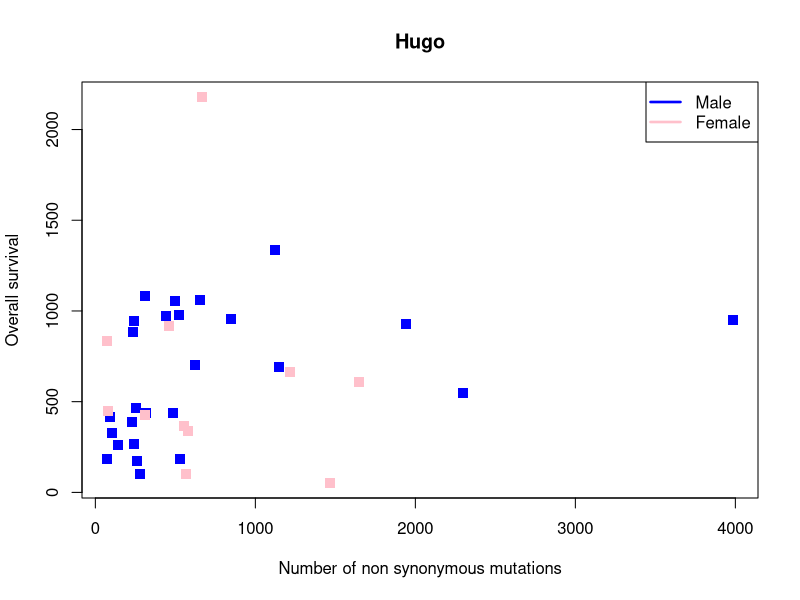

Reproduce this figure in R. (Note: this script raises an error after producing the figure.)
#########################
# Adjustable parameters #
#########################
# Number of simulations for the permutation test
number_of_simulations = 1000
# Discriminant number of mutation to perform the survival analysis
mutation_discriminant = 100
# Choose which data to analyse
Van_Allen = T
Snyder = T
Rizvi = T
Hugo = T

# Choose which test to perform
replace_eight_patients = F
burden_VS_survival_and_age = F
burden_VS_survival = F
burden_VS_benefit = F
threshold_mutation = F
survival_analysis = F
permutation_tests_LR = F
permutation_tests_MW = F
permutation_tests_LR_multiple_mut = F
optimal_cutpoint = F
stage_severity = F
gender_analysis = T

#######################
# Librairies and data #
#######################
# Load libraries
library(survival)

# Run the analysis for selected data
selected_data = list()
if (Hugo == T)
  selected_data[length(selected_data)+1]="Hugo"
if (Van_Allen == T)
  selected_data[length(selected_data)+1]="Van_Allen"
if (Rizvi == T)
  selected_data[length(selected_data)+1]="Rizvi"
if (Snyder == T)
  selected_data[length(selected_data)+1]="Snyder"

for (which_data in selected_data)
{
# Import and rearrange Hugo data
if (which_data == "Hugo")
  {
    data1= read.table("Hugo1.txt", header = T)
    data2 = read.table("Hugo2.txt", header = T, sep = "\t")
    data <- merge(data1, data2, by.y = "Patient_ID")
    nonsynonymous <- data$TotalNonSyn
    group <- data$Response
    clinical_benefit_str <- "R"
    clinical_nobenefit_str <- "NR"
    OS_or_PFS <- "Overall survival"
    age <- data$Age
    overall_survival <- data$Overall_Survival
    dead <- (data$Vital_Status == "Dead")*1
    stage <- data$Disease_Status
    stage1_str = "M0"
    stage2_str = "M1a"
    stage3_str = "M1b"
    stage4_str = "M1c"
    gender <- data$Gender
    male_str = "M"
    female_str = "F"
}
  
# Import and rearrange Van Allen data
if (which_data == "Van_Allen")
{
  data = read.csv("Van_Allen.csv")
  nonsynonymous <- data$nonsynonymous
  overall_survival <- data$overall_survival
  group <- data$group
  clinical_benefit_str <- "response"
  clinical_nobenefit_str <- "nonresponse"
  dead <- data$dead
  OS_or_PFS <- "Overall survival"
  age <- data$age_start
  stage <- data$M
  stage1_str = "M0"
  stage2_str = "M1a"
  stage3_str = "M1b"
  stage4_str = "M1c"
  gender <- data$gender
  male_str = "male"
  female_str = "female"
}
  
# Import and rearrange RIZVI data
if (which_data == "Rizvi")
{
data = read.csv("Rizvi.csv")
nonsynonymous <- data$Nonsyn.
overall_survival <- data$PFS..mos.*365
group <- data$Durable.Clinical.Benefit
clinical_benefit_str <- "DCB"
clinical_nobenefit_str <- "NDB"
dead <- data$Event....
OS_or_PFS <- "Progression free survival"
age <- data$Age..years.
gender <- data$Sex
male_str = "M"
female_str = "F"
stage <- data$stage
}
  
# Import and rearrange SNYDER data
if (which_data == "Snyder")
{
S1 = read.table("Snyder1.txt", comment.char = "%", header = T)
S2 = read.table("Snyder2.txt", comment.char = "%", header = T)
S3 = read.table("Snyder3.txt", comment.char = "%", header = T)
bound_S1S2 <- rbind(S1,S2)
data <- merge(bound_S1S2, S3, by.y = "Study_ID")
nonsynonymous <- data$Mutation
overall_survival <- data$OS.yr. *365
clinical_benefit_str <- "1"
clinical_nobenefit_str <- "0"
dead <- data$Alive_at_time_of_censure
eightpatient <- rbind(data[48,],data[22,],data[23,],data[24,],
                      data[25,],data[13,],data[14,],data[15,])
OS_or_PFS <- "Overall survival"
age <- data$Age
  
if (replace_eight_patients == T)
  {
  datal$Benefit[48] = 1
  data$Benefit[13] = 1
  data$Benefit[14] = 1
  data$Benefit[15] = 1
  data$Benefit[22] = 1
  data$Benefit[23] = 1
  data$Benefit[24] = 1
  data$Benefit[25] = 1
  }
group <- data$Benefit
gender <- data$Gender
male_str = "M"
female_str = "F"
stage <- data$M_stage
stage1_str = "IIIc"
stage2_str = "M1a"
stage3_str = "M1b"
stage4_str = "M1c"
}
  
total = as.data.frame(cbind(nonsynonymous, group, age,overall_survival,dead, stage, gender))

# Distinguish groups according to clinical benefit  
total_benefit = total[which(group == clinical_benefit_str),]
total_nobenefit = total[which(group == clinical_nobenefit_str),]

# Distinguish groups according to their disease stage
total_stage1 = total[which(stage == stage1_str),]
total_stage2 = total[which(stage == stage2_str),]
total_stage3 = total[which(stage == stage3_str),]
total_stage4 = total[which(stage == stage4_str),]

# Distinguish groups according to their Gender
total_male = total[which(gender == male_str),]
total_female = total[which(gender == female_str),]


if (which_data == "Snyder")
{
  eightpatient_benefit = eightpatient[which(eightpatient$group == clinical_benefit_str),]
  eightpatient_nobenefit = eightpatient[which(eightpatient$group == clinical_nobenefit_str),]
}
  
###############
# Basic plots #
###############

if (burden_VS_survival_and_age == T)
{
  par(mfrow=c(1,1))
  namefile2 = paste("Survival_VS_Mutational_load_and_age", which_data, ".jpg")
  jpeg(namefile2)
  plot(total_benefit$nonsynonymous, total_benefit$overall_survival, xlab= "Number of Nonsynonymous mutations",
        ylab= OS_or_PFS, col ="blue", pch = ".", cex = total_benefit$age*0.1, main = which_data,      
        xlim = c(min(na.omit(nonsynonymous)),max(na.omit(nonsynonymous))), 
        ylim= c(min(na.omit(overall_survival)),max(na.omit(overall_survival))))
  points(total_nobenefit$nonsynonymous, total_nobenefit$overall_survival, 
         cex = total_nobenefit$age*0.1, pch = ".", col = "red")
  legend("topright", # places a legend at the appropriate place 
         c("Responders","Non-responders"), # puts text in the legend
         pch = c(".","."),
         lwd = c(1,1),
         col=c("blue", "red")) # gives the legend lines the correct color and width
  dev.off()
}

if (burden_VS_survival==T)
{
# Plot Survival against number of nonsynonymous mutations
par(mfrow=c(1,1))
namefile1 = paste("Survival_VS_Mutational_load_", which_data, ".jpg")
jpeg(namefile1)

plot( total_benefit$nonsynonymous, total_benefit$overall_survival, xlab= "Number of Nonsynonymous mutations",
     ylab= OS_or_PFS, col ="blue", pch = ".", cex = 5, main = which_data,      
     xlim = c(min(na.omit(nonsynonymous)),max(na.omit(nonsynonymous))), 
     ylim= c(min(na.omit(overall_survival)),max(na.omit(overall_survival))))
points(total_nobenefit$nonsynonymous, total_nobenefit$overall_survival, col ="red",
  pch = ".", cex = 5)
legend("topright", # places a legend at the appropriate place 
       c("Responders","Non-responders"), # puts text in the legend
       pch = c(".","."),
       lwd = c(1,1),
       col=c("blue", "red")) # gives the legend lines the correct color and width
if (which_data == "Snyder")
{
  points(eightpatient$nonsynonymous, eightpatient$overall_survival, col ="orange", cex= 3)
  legend("topright", # places a legend at the appropriate place 
         c("Responders","Non-responders", "Eight patients"), # puts text in the legend
         pch = c(".",".", "."), # gives the legend appropriate symbols (lines),
         lwd = c(1,1,1),
         col=c("blue", "red", "orange")) # gives the legend lines the correct color and width
}
dev.off()

# Same figure, but in log scale
namefile1bis = paste("Survival_VS_Mutational_load_log", which_data, ".jpg")
jpeg(namefile1bis)
plot(log(total_benefit$nonsynonymous), log(total_benefit$overall_survival), xlab= "Log number of Nonsynonymous mutations",
      ylab= "Log overall survival", col ="blue", pch = ".", cex = 5, main = which_data,
      xlim = c(min(log(na.omit(nonsynonymous))),max(log(na.omit(nonsynonymous)))), 
      ylim= c(min(log(na.omit(overall_survival))),max(log(na.omit(overall_survival)))))
points(log(na.omit(total_nobenefit$nonsynonymous)), log(na.omit(total_nobenefit$overall_survival)),  xlab= "Log number of Nonsynonymous mutations",
       ylab= OS_or_PFS, col ="red", pch = ".", cex = 5, main = which_data)
legend("topright", # places a legend at the appropriate place 
       c("Responders","Non-responders"), # puts text in the legend
       pch = c(".","."), # gives the legend appropriate symbols (lines),
       lwd = c(1,1),
       col=c("blue", "red")) # gives the legend lines the correct color and width
if (which_data == "Snyder")
{
  points(log(na.omit(eightpatient$nonsynonymous)), log(na.omit(eightpatient$overall_survival)), col ="orange", cex= 3)
  legend("topright", # places a legend at the appropriate place 
         c("Responders","Non-responders", "Eight patients"), # puts text in the legend
         pch = c(".",".", "."), # gives the legend appropriate symbols (lines),
         lwd = c(1,1,1),
         col=c("blue", "red", "orange")) # gives the legend lines the correct color and width
}
dev.off()
}

##############################################################
# Association between Mutational Burden and Clinical Benefit #
##############################################################
if (burden_VS_benefit == T)
{
### Plot number of nonsynonymous mutations against benefit
par(mfrow=c(1,1))
namefile2 = paste("Benefit_VS_MutationalLoad_", which_data, ".jpg")
jpeg(namefile2)
plot(sort(na.omit(total_benefit$nonsynonymous)), col = "blue", xlab = "Rank", 
     ylab = "Number of Nonsynonymous mutations", pch = ".",
     cex = 5, main = which_data)
legend("topright", # places a legend at the appropriate place 
       c("Responders","Non-responders"), # puts text in the legend
       pch = c(".","."), # gives the legend appropriate symbols (lines)
       lwd=c(2.5,2.5),col=c("blue", "red")) # gives the legend lines the correct color and width
abline(a=mean(na.omit(total_benefit$nonsynonymous)), b=0, col = "blue")
points(sort(na.omit(total_nobenefit$nonsynonymous)), col = "red", xlab = "", 
       pch = ".", cex = 5)
abline(a=mean(na.omit(total_nobenefit$nonsynonymous)), b=0, col = "red")
dev.off()
}

#####################
# Survival Analysis #
#####################
if (survival_analysis == T)
{
  namefile2bis = paste("Survival_Anaysis_", which_data, ".jpg", ".jpg")
  jpeg(namefile2bis)
  over_string = paste(">", mutation_discriminant, " mutations")
  under_string = paste("<", mutation_discriminant, " mutations")
  total_Mut_over = total[which(na.omit(nonsynonymous) > mutation_discriminant),] 
  mini.surv2 <- survfit(Surv(total_Mut_over$overall_survival , total_Mut_over$dead)~ 1, conf.type="none")
  plot(mini.surv2, mark.time = T, col = "red", main = which_data, xlab = "Time in days",
       ylab ="Proportion of survivors")
  # Survival in Discovery set with <= 100 mutations
  total_Mut_under = total[which(na.omit(nonsynonymous) <= mutation_discriminant),] 
  mini.surv2 <- survfit(Surv(na.omit(total_Mut_under$overall_survival) , na.omit(total_Mut_under$dead))~ 1, conf.type="none")
  lines(mini.surv2, mark.time = T, col = "blue")
  legend("topright", # places a legend at the appropriate place 
         c(under_string,over_string), # puts text in the legend
         pch = c(".","."), # gives the legend appropriate symbols (lines)
         lwd=c(2.5,2.5),col=c("blue", "red")) # gives the legend lines the correct color and width
  dev.off()
  }


######################
# Threshold Mutation #
######################
if (threshold_mutation == T)
{
## P_value vs threshold of mutations
par(mfrow=c(1,1))
list_i = list()
list_pvalues = list()
j = 1
try(
for (i in min(na.omit(nonsynonymous)):max(na.omit(nonsynonymous))) 
{
  res <- survdiff(Surv(overall_survival*12, dead) ~ nonsynonymous > i)
  pvalue = pchisq(res$chisq, length(res$n)-1, lower.tail = FALSE)
  list_i[j] = i
  list_pvalues[j] = pvalue
  j = j+1
})
namefile3 = paste("Pvalue_VS_MutationThreshold_", which_data, ".jpg")
jpeg(namefile3)
plot(list_i, list_pvalues, pch = ".", col = 'purple', cex = 5, xlab = "Discriminant number of mutations",
     ylab = "p-values", main = which_data)
abline(a=0.05, b=0, col = "purple")
dev.off()
}

#####################
# Permutation Tests #
#####################
if (permutation_tests_MW == T)
{
# Mann_Whitney (benefit vs no benefit)
real_test <- wilcox.test(na.omit(total_benefit$nonsynonymous), na.omit(total_nobenefit$nonsynonymous))
real_W <- as.numeric(as.character(real_test$statistic))
list_i = list()
list_W= vector()
j = 1
try(
for (i in 1:number_of_simulations)
{
  all_nonsynonymous <- append(na.omit(total_benefit$nonsynonymous), na.omit(total_nobenefit$nonsynonymous))
  all_nonsynonymous = sample(all_nonsynonymous)
  total_benefit_shuffled = all_nonsynonymous[1:length(na.omit(total_benefit$nonsynonymous))]
  total_nobenefit_shuffled = na.omit(all_nonsynonymous[length(na.omit(total_benefit$nonsynonymous))+1:length(all_nonsynonymous)])
  res <- wilcox.test(total_benefit_shuffled, total_nobenefit_shuffled)
  W = as.numeric(as.character(res$statistic))
  list_i[j] = i
  list_W[j] = W
  j = j+1
})
namefile4 = paste("Permutation_Mann-Whitney_", which_data, ".jpg")
jpeg(namefile4)
h <- hist(list_W, breaks = number_of_simulations/50, main = which_data, xlab = "W statisitics", 
     xlim = c(min(list_W),max(real_W + real_W/20, max(list_W))))
#xfit<-seq(min(list_W),max(real_W + real_W/20, max(list_W)),length=40) 
#yfit<-dnorm(xfit,mean=mean(list_W),sd=sd(list_W)) 
#yfit <- yfit*diff(h$mids[1:2])*length(list_W) 
#lines(xfit, yfit, col="blue", lwd=2)
abline(v= real_W, col = 'red')
pvalue_comp = length(which(list_W > real_W))/number_of_simulations
pvalue = paste("p-value = ",pvalue_comp)
legend("topright", # places a legend at the appropriate place 
       c(pvalue), # puts text in the legend
       pch = c(".")) # gives the legend lines the correct color and width
dev.off()
}

if (permutation_tests_LR == T)
{
# Log-rank (benefit vs no benefit)
real_test <- survdiff(Surv(overall_survival, dead) ~ nonsynonymous > mutation_discriminant)
real_Z <- as.numeric(as.character(((real_test$obs[1]-real_test$exp[1])^2)/real_test$exp[1] + ((real_test$obs[2]-real_test$exp[2])^2)/real_test$exp[2]))
list_i = list()
list_Z= vector()
j = 1
try(
  for (i in 1:number_of_simulations)
  {
    overall_survival_shuffled = sample(overall_survival)
    res <- survdiff(Surv(overall_survival_shuffled, dead) ~ nonsynonymous > mutation_discriminant)
    Z = as.numeric(as.character(((res$obs[1]-res$exp[1]))/res$exp[1] + ((res$obs[2]-res$exp[2]))/res$exp[2]))
    list_i[j] = i
    list_Z[j] = Z
    j = j+1
  })
namefile5 = paste("Permutation_Log-Rank_",which_data, ".jpg")
jpeg(namefile5)
h <- hist(list_Z, breaks = number_of_simulations/50, main = which_data, xlab = "Z statisitics", 
          xlim = c(min(list_Z),max(real_Z + real_Z/20, max(list_Z))))
#xfit<-seq(min(list_Z),max(real_Z + real_Z/20, max(list_Z)),length=40) 
#yfit<-dnorm(xfit,mean=mean(list_Z),sd=sd(list_Z)) 
#yfit <- yfit*diff(h$mids[1:2])*length(list_Z) 
#lines(xfit, yfit, col="blue", lwd=2)
abline(v= real_Z, col = 'red')
pvalue_comp = length(which(list_Z > real_Z))/number_of_simulations
pvalue = paste("p-value = ",pvalue_comp)
legend("topright", # places a legend at the appropriate place 
       c(pvalue), # puts text in the legend
       pch = c(".")) # gives the legend lines the correct color and width
dev.off()
}

if (permutation_tests_LR_multiple_mut == T)
{
  pvalue_comp = vector()
  mut_chosen_list = vector()
  k = 0
  try(
  for (mut_chosen in (min(na.omit(nonsynonymous))):(max(na.omit(nonsynonymous))))
    {
    real_test <- survdiff(Surv(overall_survival, dead) ~ nonsynonymous > mut_chosen)
    real_Z <- as.numeric(as.character(((real_test$obs[1]-real_test$exp[1])^2)/real_test$exp[1] + ((real_test$obs[2]-real_test$exp[2])^2)/real_test$exp[2]))
    list_i = list()
    list_Z= vector()
    j = 1
      for (i in 1:number_of_simulations)
      {
        overall_survival_shuffled = sample(overall_survival)
        res <- survdiff(Surv(overall_survival_shuffled, dead) ~ nonsynonymous > mut_chosen)
        Z = as.numeric(as.character(((res$obs[1]-res$exp[1]))/res$exp[1] + ((res$obs[2]-res$exp[2]))/res$exp[2]))
        list_i[j] = i
        list_Z[j] = Z
        j = j+1
      }
    pvalue_comp[k] = length(which(list_Z > real_Z))/number_of_simulations
    mut_chosen_list[k] = mut_chosen
    k = k+1
  })
  namefile6 = paste("Permutation_Log-Rank_Multiple",which_data, ".jpg")
  jpeg(namefile6)
  plot(mut_chosen_list, pvalue_comp, xlim = c(min(na.omit(nonsynonymous)),max(na.omit(nonsynonymous))), 
       ylim = c(min(pvalue_comp), max(pvalue_comp)), pch = ".",
       xlab = "Discriminant number of mutations", ylab = "p_value")
  lines(mut_chosen_list, pvalue_comp)
  dev.off()
}

#############################
# Optimal cutpoint analysis #
#############################

if (optimal_cutpoint == T)
{
## P_value vs threshold of mutations
par(mfrow=c(1,1))
list_j = list()
list_pvalues = list()
j = 1
try(
  for (i in sort(unique(na.omit(nonsynonymous)))) 
  {
    res <- survdiff(Surv(overall_survival*12, dead) ~ nonsynonymous > i)
    pvalue = pchisq(res$chisq, length(res$n)-1, lower.tail = FALSE)
    list_j[j] = i
    list_pvalues[j] = pvalue
    j = j+1
  })
    namefile7 = paste("Smoothing_spline_", which_data, ".jpg")
    jpeg(namefile7)
    plot(list_j, list_pvalues, pch = ".", col = 'purple', cex = 5, xlab = "Discriminant number of mutations",
         ylab = "p-values", main = which_data)
    spline = smooth.spline(list_j, list_pvalues, df = 5)
    lines(spline, lwd = 5, col = 'red')
    dev.off()
}

###########################
# Stage severity analysis #
###########################

if (stage_severity == T && which_data != "Rizvi")
{
  namefile8 = paste("Stage_severity_", which_data, ".jpg")
  jpeg(namefile8)
  plot(total_stage1$nonsynonymous, total_stage1$overall_survival, pch = ".", col = 'yellow', cex = 10,
       xlim = c(min(na.omit(nonsynonymous)), max(na.omit(nonsynonymous))), 
       ylim = c(min(na.omit(overall_survival)), max(na.omit(overall_survival))),
       xlab = "Number of non synonymous mutations", ylab = "Overall survival", main = which_data)
  points(total_stage2$nonsynonymous, total_stage2$overall_survival, pch = ".", col = 'orange', cex = 10)
  points(total_stage3$nonsynonymous, total_stage3$overall_survival, pch = ".", col = 'red', cex = 10)
  points(total_stage4$nonsynonymous, total_stage4$overall_survival, pch = ".", col = 'black', cex = 10)
  legend("topright", # places a legend at the appropriate place 
         c(stage1_str,stage2_str,stage3_str,stage4_str), # puts text in the legend
         pch = c(".",".",".","."), # gives the legend appropriate symbols (lines)
         lwd=c(2.5,2.5,2.5,2.5),col=c("yellow", "orange","red", "black")) # gives the legend lines the correct color and width
  dev.off()
  
  # Same in log scale
  namefile9 = paste("Stage_severity_", which_data, ".jpg")
  jpeg(namefile9)
  plot(log(total_stage1$nonsynonymous), log(total_stage1$overall_survival), pch = ".", col = 'yellow', cex = 10,
       xlim = c(min(na.omit(log(nonsynonymous))), max(na.omit(log(nonsynonymous)))), 
       ylim = c(min(na.omit(log(overall_survival))), max(na.omit(log(overall_survival)))),
       xlab = "Log number of non synonymous mutations", ylab = "Log overall survival", main = which_data)
  points(log(total_stage2$nonsynonymous), log(total_stage2$overall_survival), pch = ".", col = 'orange', cex = 10)
  points(log(total_stage3$nonsynonymous), log(total_stage3$overall_survival), pch = ".", col = 'red', cex = 10)
  points(log(total_stage4$nonsynonymous), log(total_stage4$overall_survival), pch = ".", col = 'black', cex = 10)
  legend("topright", # places a legend at the appropriate place 
         c(stage1_str,stage2_str,stage3_str,stage4_str), # puts text in the legend
         pch = c(".",".",".","."), # gives the legend appropriate symbols (lines)
         lwd=c(2.5,2.5,2.5,2.5),col=c("yellow", "orange","red", "black")) # gives the legend lines the correct color and width
  dev.off()
}

if (gender_analysis == T)
{
  namefile8 = paste("gender_", which_data, ".jpg")
  jpeg(namefile8)
  plot(total_male$nonsynonymous, total_male$overall_survival, pch = ".", col = 'blue', cex = 10,
       xlim = c(min(na.omit(nonsynonymous)), max(na.omit(nonsynonymous))), 
       ylim = c(min(na.omit(overall_survival)), max(na.omit(overall_survival))),
       xlab = "Number of non synonymous mutations", ylab = "Overall survival", main = which_data)
  points(total_female$nonsynonymous, total_female$overall_survival, pch = ".", col = 'pink', cex = 10)
  legend("topright", # places a legend at the appropriate place 
         c("Male", "Female"), # puts text in the legend
         pch = c(".","."), # gives the legend appropriate symbols (lines)
         lwd=c(2.5,2.5),col=c("blue", "pink")) # gives the legend lines the correct color and width
  dev.off()
  
  # Same in log scale
  namefile9 = paste("Log_gender_", which_data, ".jpg")
  jpeg(namefile9)
  plot(log(total_male$nonsynonymous), log(total_male$overall_survival), pch = ".", col = 'blue', cex = 10,
       xlim = c(min(na.omit(log(nonsynonymous))), max(na.omit(log(nonsynonymous)))), 
       ylim = c(min(na.omit(log(overall_survival))), max(na.omit(log(overall_survival)))),
       xlab = "Log number of non synonymous mutations", ylab = "Log overall survival", main = which_data)
  points(log(total_female$nonsynonymous), log(total_female$overall_survival), pch = ".", col = 'pink', cex = 10)
  legend("topright", # places a legend at the appropriate place 
         c("Male", "Female"), # puts text in the legend
         pch = c(".","."), # gives the legend appropriate symbols (lines)
         lwd=c(2.5,2.5),col=c("blue", "pink")) # gives the legend lines the correct color and width
  dev.off()
}
}
